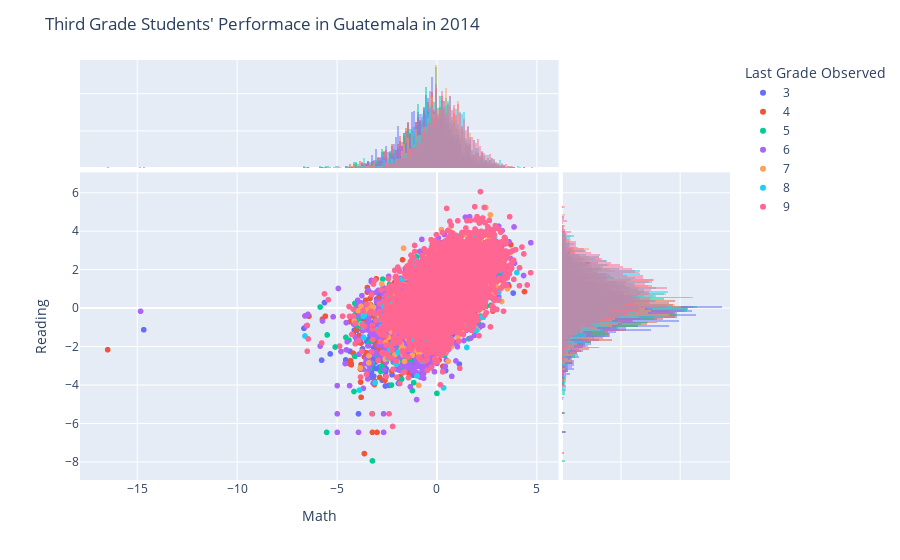

Notebook code for this chart:
### Code cell
db = pipe.fit_transform(dbTrain)

db = db.sort_values(by='LastGrade',ascending=True)
db['Last Grade Observed']=db['LastGrade'].astype(str)

fig = px.scatter(
    db, x='measure_M_std', y='measure_L_std',
    marginal_x='histogram', marginal_y='histogram',
    color='Last Grade Observed'
)
fig.update_traces(histnorm='probability', selector={'type':'histogram'})

fig.update_layout(
    xaxis_title='Math',
    yaxis_title="Reading",
    title_text="Third Grade Students' Performace in Guatemala in 2014"
)

fig.show()

### Figure 1 — Plotly figure (JSON) as saved in the notebook; plotly's stock layout.template omitted (floating-point values rounded to 4 significant figures; data arrays with more than 128 entries replaced by an {"elided": "..."} marker saying what was removed)
{"data": [{"hovertemplate": "Last Grade Observed=3<br>measure_M_std=%{x}<br>measure_L_std=%{y}<extra></extra>", "legendgroup": "3", "marker": {"color": "#636efa", "symbol": "circle"}, "mode": "markers", "name": "3", "showlegend": true, "type": "scattergl", "x": {"elided": "1518 float values"}, "xaxis": "x", "y": {"elided": "1518 float values"}, "yaxis": "y"}, {"alignmentgroup": "True", "bingroup": "x", "histnorm": "probability", "hovertemplate": "Last Grade Observed=3<br>measure_M_std=%{x}<br>count=%{y}<extra></extra>", "legendgroup": "3", "marker": {"color": "#636efa"}, "name": "3", "offsetgroup": "3", "opacity": 0.5, "showlegend": false, "type": "histogram", "x": {"elided": "1518 float values"}, "xaxis": "x3", "yaxis": "y3"}, {"alignmentgroup": "True", "bingroup": "y", "histnorm": "probability", "hovertemplate": "Last Grade Observed=3<br>measure_L_std=%{y}<br>count=%{x}<extra></extra>", "legendgroup": "3", "marker": {"color": "#636efa"}, "name": "3", "offsetgroup": "3", "opacity": 0.5, "showlegend": false, "type": "histogram", "xaxis": "x2", "y": {"elided": "1518 float values"}, "yaxis": "y2"}, {"hovertemplate": "Last Grade Observed=4<br>measure_M_std=%{x}<br>measure_L_std=%{y}<extra></extra>", "legendgroup": "4", "marker": {"color": "#EF553B", "symbol": "circle"}, "mode": "markers", "name": "4", "showlegend": true, "type": "scattergl", "x": {"elided": "1522 float values"}, "xaxis": "x", "y": {"elided": "1522 float values"}, "yaxis": "y"}, {"alignmentgroup": "True", "bingroup": "x", "histnorm": "probability", "hovertemplate": "Last Grade Observed=4<br>measure_M_std=%{x}<br>count=%{y}<extra></extra>", "legendgroup": "4", "marker": {"color": "#EF553B"}, "name": "4", "offsetgroup": "4", "opacity": 0.5, "showlegend": false, "type": "histogram", "x": {"elided": "1522 float values"}, "xaxis": "x3", "yaxis": "y3"}, {"alignmentgroup": "True", "bingroup": "y", "histnorm": "probability", "hovertemplate": "Last Grade Observed=4<br>measure_L_std=%{y}<br>count=%{x}<extra></extra>", "legendgroup": "4", "marker": {"color": "#EF553B"}, "name": "4", "offsetgroup": "4", "opacity": 0.5, "showlegend": false, "type": "histogram", "xaxis": "x2", "y": {"elided": "1522 float values"}, "yaxis": "y2"}, {"hovertemplate": "Last Grade Observed=5<br>measure_M_std=%{x}<br>measure_L_std=%{y}<extra></extra>", "legendgroup": "5", "marker": {"color": "#00cc96", "symbol": "circle"}, "mode": "markers", "name": "5", "showlegend": true, "type": "scattergl", "x": {"elided": "899 float values"}, "xaxis": "x", "y": {"elided": "899 float values"}, "yaxis": "y"}, {"alignmentgroup": "True", "bingroup": "x", "histnorm": "probability", "hovertemplate": "Last Grade Observed=5<br>measure_M_std=%{x}<br>count=%{y}<extra></extra>", "legendgroup": "5", "marker": {"color": "#00cc96"}, "name": "5", "offsetgroup": "5", "opacity": 0.5, "showlegend": false, "type": "histogram", "x": {"elided": "899 float values"}, "xaxis": "x3", "yaxis": "y3"}, {"alignmentgroup": "True", "bingroup": "y", "histnorm": "probability", "hovertemplate": "Last Grade Observed=5<br>measure_L_std=%{y}<br>count=%{x}<extra></extra>", "legendgroup": "5", "marker": {"color": "#00cc96"}, "name": "5", "offsetgroup": "5", "opacity": 0.5, "showlegend": false, "type": "histogram", "xaxis": "x2", "y": {"elided": "899 float values"}, "yaxis": "y2"}, {"hovertemplate": "Last Grade Observed=6<br>measure_M_std=%{x}<br>measure_L_std=%{y}<extra></extra>", "legendgroup": "6", "marker": {"color": "#ab63fa", "symbol": "circle"}, "mode": "markers", "name": "6", "showlegend": true, "type": "scattergl", "x": {"elided": "2900 float values"}, "xaxis": "x", "y": {"elided": "2900 float values"}, "yaxis": "y"}, {"alignmentgroup": "True", "bingroup": "x", "histnorm": "probability", "hovertemplate": "Last Grade Observed=6<br>measure_M_std=%{x}<br>count=%{y}<extra></extra>", "legendgroup": "6", "marker": {"color": "#ab63fa"}, "name": "6", "offsetgroup": "6", "opacity": 0.5, "showlegend": false, "type": "histogram", "x": {"elided": "2900 float values"}, "xaxis": "x3", "yaxis": "y3"}, {"alignmentgroup": "True", "bingroup": "y", "histnorm": "probability", "hovertemplate": "Last Grade Observed=6<br>measure_L_std=%{y}<br>count=%{x}<extra></extra>", "legendgroup": "6", "marker": {"color": "#ab63fa"}, "name": "6", "offsetgroup": "6", "opacity": 0.5, "showlegend": false, "type": "histogram", "xaxis": "x2", "y": {"elided": "2900 float values"}, "yaxis": "y2"}, {"hovertemplate": "Last Grade Observed=7<br>measure_M_std=%{x}<br>measure_L_std=%{y}<extra></extra>", "legendgroup": "7", "marker": {"color": "#FFA15A", "symbol": "circle"}, "mode": "markers", "name": "7", "showlegend": true, "type": "scattergl", "x": {"elided": "996 float values"}, "xaxis": "x", "y": {"elided": "996 float values"}, "yaxis": "y"}, {"alignmentgroup": "True", "bingroup": "x", "histnorm": "probability", "hovertemplate": "Last Grade Observed=7<br>measure_M_std=%{x}<br>count=%{y}<extra></extra>", "legendgroup": "7", "marker": {"color": "#FFA15A"}, "name": "7", "offsetgroup": "7", "opacity": 0.5, "showlegend": false, "type": "histogram", "x": {"elided": "996 float values"}, "xaxis": "x3", "yaxis": "y3"}, {"alignmentgroup": "True", "bingroup": "y", "histnorm": "probability", "hovertemplate": "Last Grade Observed=7<br>measure_L_std=%{y}<br>count=%{x}<extra></extra>", "legendgroup": "7", "marker": {"color": "#FFA15A"}, "name": "7", "offsetgroup": "7", "opacity": 0.5, "showlegend": false, "type": "histogram", "xaxis": "x2", "y": {"elided": "996 float values"}, "yaxis": "y2"}, {"hovertemplate": "Last Grade Observed=8<br>measure_M_std=%{x}<br>measure_L_std=%{y}<extra></extra>", "legendgroup": "8", "marker": {"color": "#19d3f3", "symbol": "circle"}, "mode": "markers", "name": "8", "showlegend": true, "type": "scattergl", "x": {"elided": "723 float values"}, "xaxis": "x", "y": {"elided": "723 float values"}, "yaxis": "y"}, {"alignmentgroup": "True", "bingroup": "x", "histnorm": "probability", "hovertemplate": "Last Grade Observed=8<br>measure_M_std=%{x}<br>count=%{y}<extra></extra>", "legendgroup": "8", "marker": {"color": "#19d3f3"}, "name": "8", "offsetgroup": "8", "opacity": 0.5, "showlegend": false, "type": "histogram", "x": {"elided": "723 float values"}, "xaxis": "x3", "yaxis": "y3"}, {"alignmentgroup": "True", "bingroup": "y", "histnorm": "probability", "hovertemplate": "Last Grade Observed=8<br>measure_L_std=%{y}<br>count=%{x}<extra></extra>", "legendgroup": "8", "marker": {"color": "#19d3f3"}, "name": "8", "offsetgroup": "8", "opacity": 0.5, "showlegend": false, "type": "histogram", "xaxis": "x2", "y": {"elided": "723 float values"}, "yaxis": "y2"}, {"hovertemplate": "Last Grade Observed=9<br>measure_M_std=%{x}<br>measure_L_std=%{y}<extra></extra>", "legendgroup": "9", "marker": {"color": "#FF6692", "symbol": "circle"}, "mode": "markers", "name": "9", "showlegend": true, "type": "scattergl", "x": {"elided": "5304 float values"}, "xaxis": "x", "y": {"elided": "5304 float values"}, "yaxis": "y"}, {"alignmentgroup": "True", "bingroup": "x", "histnorm": "probability", "hovertemplate": "Last Grade Observed=9<br>measure_M_std=%{x}<br>count=%{y}<extra></extra>", "legendgroup": "9", "marker": {"color": "#FF6692"}, "name": "9", "offsetgroup": "9", "opacity": 0.5, "showlegend": false, "type": "histogram", "x": {"elided": "5304 float values"}, "xaxis": "x3", "yaxis": "y3"}, {"alignmentgroup": "True", "bingroup": "y", "histnorm": "probability", "hovertemplate": "Last Grade Observed=9<br>measure_L_std=%{y}<br>count=%{x}<extra></extra>", "legendgroup": "9", "marker": {"color": "#FF6692"}, "name": "9", "offsetgroup": "9", "opacity": 0.5, "showlegend": false, "type": "histogram", "xaxis": "x2", "y": {"elided": "5304 float values"}, "yaxis": "y2"}], "layout": {"barmode": "overlay", "legend": {"title": {"text": "Last Grade Observed"}, "tracegroupgap": 0}, "margin": {"t": 60}, "title": {"text": "Third Grade Students' Performace in Guatemala in 2014"}, "xaxis": {"anchor": "y", "domain": [0, 0.7363], "title": {"text": "Math"}}, "xaxis2": {"anchor": "y2", "domain": [0.7413, 1], "matches": "x2", "showgrid": true, "showline": false, "showticklabels": false, "ticks": ""}, "xaxis3": {"anchor": "y3", "domain": [0, 0.7363], "matches": "x", "showgrid": true, "showticklabels": false}, "xaxis4": {"anchor": "y4", "domain": [0.7413, 1], "matches": "x2", "showgrid": true, "showline": false, "showticklabels": false, "ticks": ""}, "yaxis": {"anchor": "x", "domain": [0, 0.7326], "title": {"text": "Reading"}}, "yaxis2": {"anchor": "x2", "domain": [0, 0.7326], "matches": "y", "showgrid": true, "showticklabels": false}, "yaxis3": {"anchor": "x3", "domain": [0.7426, 1], "matches": "y3", "showgrid": true, "showline": false, "showticklabels": false, "ticks": ""}, "yaxis4": {"anchor": "x4", "domain": [0.7426, 1], "matches": "y3", "showgrid": true, "showline": false, "showticklabels": false, "ticks": ""}}}
